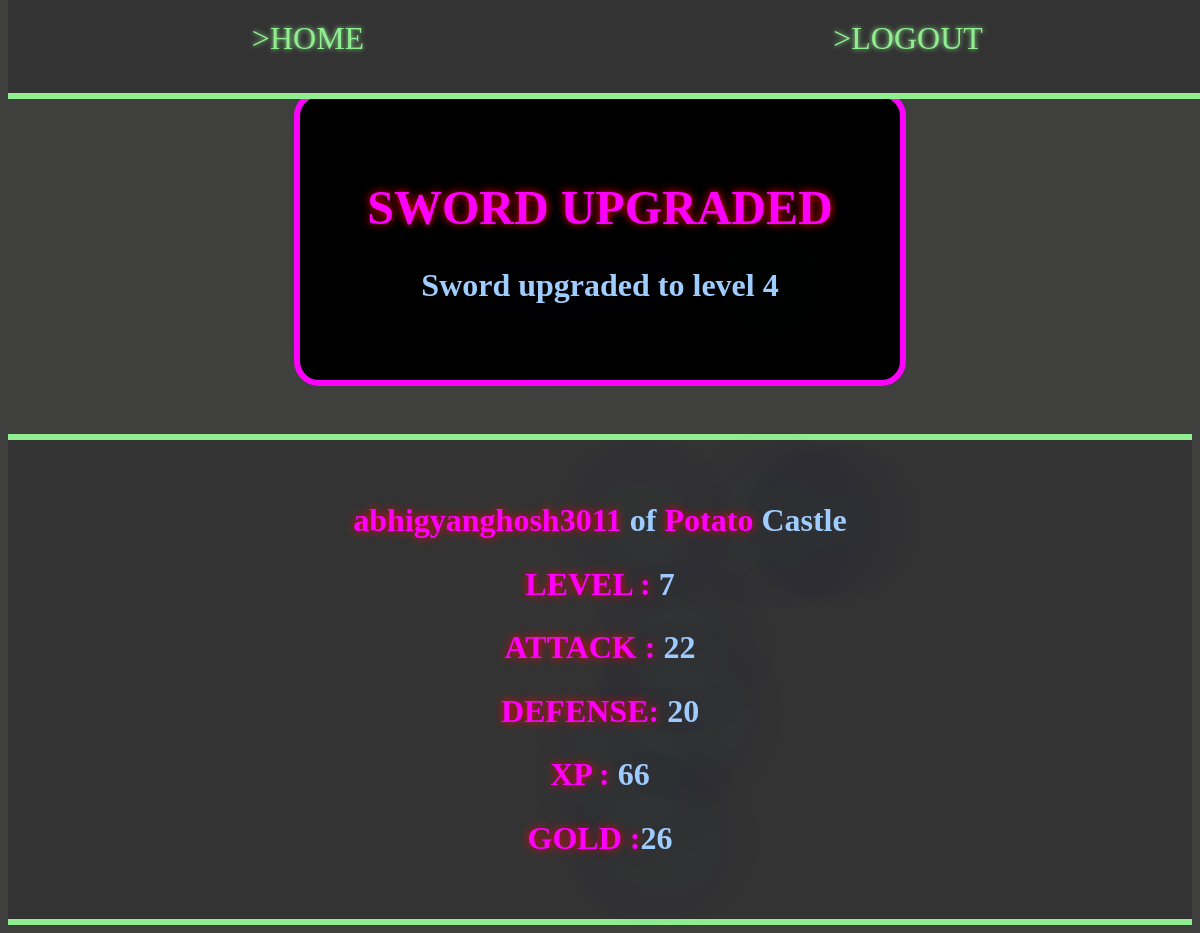
The app's page /sword (signed in) with its own data.
### Models.py (models this page shows)
class Player(db.Model):
    __tablename__ = 'player'
    id = db.Column(db.Integer, primary_key=True, autoincrement=True)
    state = db.Column(db.String(20), default='DEFEND')
    username = db.Column(db.String(100),unique=True, nullable=False)
    password = db.Column(db.String)
    email = db.Column(db.String(100), unique=True,
                      nullable=False)
    castle_id = db.Column(db.Integer,db.ForeignKey('castles.id'))
    exp = db.Column(db.Integer, nullable=False, default=0)
    level = db.Column(db.Integer, nullable=False, default=1)
    attack = db.Column(db.Integer, nullable=False, default=0)
    defense = db.Column(db.Integer, nullable=False, default=0)
    gold = db.Column(db.Integer, nullable=False, default=0)
    sword = db.Column(db.Integer, nullable=False, default=1)
    sheild = db.Column(db.Integer, nullable=False, default=1)

class Castles(db.Model):
    __tablename__='castles'
    id = db.Column(db.Integer, primary_key=True, autoincrement=True)
    name = db.Column(db.String(100), nullable=False)
    image = db.Column(db.String(100))
    players = db.relationship('Player',backref='castle',lazy='dynamic')

### Game.py (the view)
@app.route('/sword')
def sword():
    try:
        player = Player.query.filter_by(username=session['user']).first()
        if player.gold >= math.pow(2, player.sword):
            player.gold -= math.pow(2, player.sword)
            player.sword += 1
            player.attack += 2*player.sword
            db.session.commit()
            return render_template('sword.html', user=player)
        else:
            return render_template('neg.html',user=player)
    except:
        return redirect(url_for('login'))

### Game.py (called while the page is built)
@app.before_request
def before_request():
    g.user = None
    if 'user' in session:
        g.user = session['user']

### templates/sword.html (shortened to what this page needs)
{% extends "base.html" %}
	{% block head %}
		<link type="text/css" href="{{url_for('static', filename='loginReg.css')}}" rel="stylesheet"></link>
	{% endblock %}
	{% block body %}
		<div class="container">
			<h1 class="P1"><b>SWORD UPGRADED</b></h1>
			<h2>Sword upgraded to level {{user.sword}}</h2>
		</div>
	{% endblock %}

### templates/base.html (shortened to what this page needs)
<!DOCTYPE html>
    <head>
        <link rel=stylesheet type=text/css href="{{url_for('static', filename='base.css')}}">
        {% block head %}{% endblock %}
    </head>
    <body>
    <div class="topnav">
      <a class="menu" href="/home">>HOME</a>
      <a class="menu" href="/logout">>LOGOUT</a>
    </div>
    <br><br>
    <div class="content">
            {% block body %}
            {% endblock %}
    </div>
    <footer>
        <br>
        <br>
            <h2><b>{{user.username}}</b> of <b>{{user.castle.name}}</b> Castle</h2>
            <h2><b>LEVEL  : </b>{{user.level}}</h2>
            <h2 id="attack"><b>ATTACK : </b> {{user.attack}}</h2>
            <h2 id="defense"><b>DEFENSE: </b>{{user.defense}}</h2>
            <h2><b>XP     : </b>{{user.exp}}</h2>
            <h2><b>GOLD   :</b>{{user.gold}}</h2>
        <br>
        <br>
    </footer>
    </body>
</html>

### static/base.css (style rules this page uses)
body { font-family: 'Gugi'; background: #21364f; scroll-behavior:smooth; }
.topnav { overflow: hidden; background-color: #333; text-shadow: 0 0 5px #90EE90; color: green; text-align: center; position:fixed; top:0; height:10%; width:100%; margin:0; padding:0; z-index:10; border-bottom: 6px solid #90EE90; }
b { text-shadow: 0 0 5px #FF0000; }
.menu { position:relative; float:left; display: inline-block; color: lightgreen; text-align: center; text-decoration: none; font-size:200%; height:100%; width:50%; padding-top:20px; vertical-align:middle; }
.content { margin:2%; padding:2%; }
footer { background-color: #333; color: red;text-align: center; text-decoration: none; border-top: 6px solid #90EE90; border-bottom: 6px solid #90EE90; }

### static/loginReg.css (style rules this page uses)
body { background:#3f3f3d; }
h1 { color: #a0cdff; text-shadow: 0 0 100px #3e6591 ; font-family: 'Gugi'; font-size: 300%; }
h2 { color: #a0cdff; text-shadow: 0 0 100px #3e6591 ; font-family: 'Gugi'; font-size: 200%; text-align:justify; text-align-last: center; }
b { text-shadow: 0 0 10px #FF0000; color: #FF00FF; }
div { margin: auto; }
.container { text-align: center; border: 6px solid #FF00FF; border-radius: 25px; background: #000; padding: 20px; width: 500px; padding:50px; }
.topnav { overflow: hidden; background-color: #333333; position: fixed; top: 0; margin: 0; width: 100%; }

### records on screen
Player: sword "4", username "abhigyanghosh3011", level "7", attack "22", defense "20", exp "66", gold "26"
Castles: castle.name "Potato"
